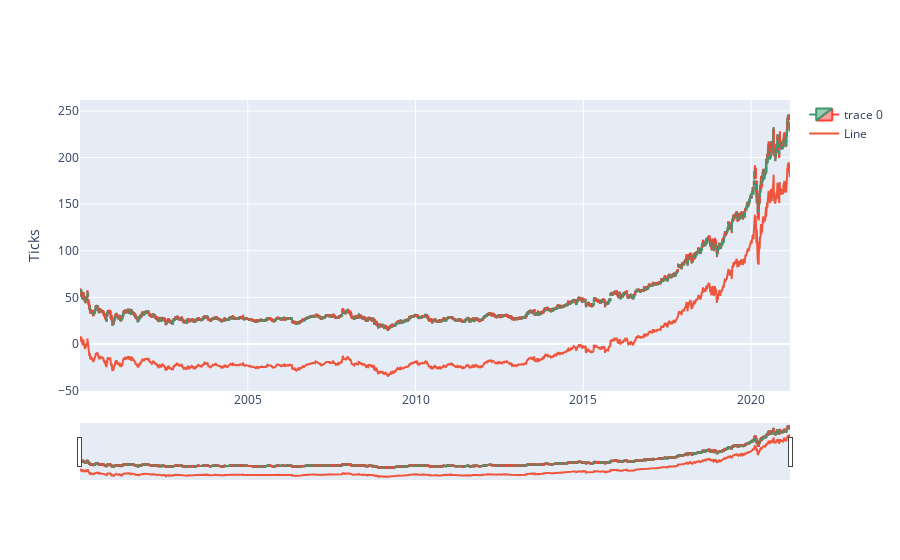

The notebook cell this image was saved under:
### Code cell
data = [first_trace, second_trace]
layout = go.Layout(
    xaxis=dict(type='date'),
    yaxis=dict(title='Ticks')
)
fig = go.Figure(data=data, layout=layout)
fig.show()

### Figure 1 — Plotly figure (JSON) as saved in the notebook; plotly's stock layout.template omitted (floating-point values rounded to 4 significant figures; data arrays with more than 128 entries replaced by an {"elided": "..."} marker saying what was removed)
{"data": [{"close": {"elided": "5322 float values"}, "high": {"elided": "5322 float values"}, "low": {"elided": "5322 float values"}, "open": {"elided": "5322 float values"}, "type": "candlestick", "x": {"elided": "5322 str values"}}, {"mode": "lines", "name": "Line", "type": "scatter", "x": {"elided": "5322 str values"}, "y": {"elided": "5322 float values"}}], "layout": {"xaxis": {"type": "date"}, "yaxis": {"title": {"text": "Ticks"}}}}
